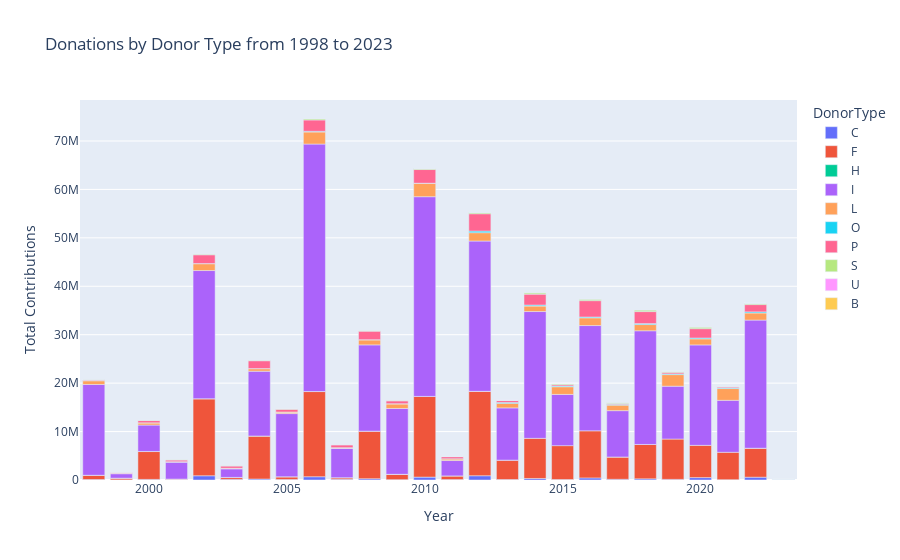

Source (notebook cell):
### Markdown cell above
## 3. Compare donation by donor and recipient types

### 3.1 Compare donation by donor types

### Code cell
grouped = contribution_df.groupby(['DonationYear', 'DonorType'])['TotalAmount'].sum().reset_index()

fig = px.bar(
    grouped,
    x='DonationYear',
    y='TotalAmount',
    color='DonorType',
    title='Donations by Donor Type from 1998 to 2023',
    labels={"DonationYear": "Year", "TotalAmount": "Total Contributions"},
)

fig.show()

### Figure 1 — Plotly figure (JSON) as saved in the notebook; plotly's stock layout.template omitted (floating-point values rounded to 4 significant figures)
{"data": [{"alignmentgroup": "True", "hovertemplate": "DonorType=C<br>Year=%{x}<br>Total Contributions=%{y}<extra></extra>", "legendgroup": "C", "marker": {"color": "#636efa", "pattern": {"shape": ""}}, "name": "C", "offsetgroup": "C", "orientation": "v", "showlegend": true, "textposition": "auto", "type": "bar", "x": [1998, 1999, 2000, 2001, 2002, 2003, 2004, 2005, 2006, 2007, 2008, 2009, 2010, 2011, 2012, 2013, 2014, 2015, 2016, 2017, 2018, 2019, 2020, 2021, 2022, 2023], "xaxis": "x", "y": [101200.0, 23160.0, 123600.0, 34680.0, 875400.0, 144800.0, 201600.0, 111900.0, 677100.0, 149800.0, 261300.0, 66096, 595600.0, 93030.0, 883400.0, 101900.0, 313700.0, 96550.0, 438300.0, 151600.0, 244300.0, 130200.0, 499800.0, 59730.0, 579700.0, 1310], "yaxis": "y"}, {"alignmentgroup": "True", "hovertemplate": "DonorType=F<br>Year=%{x}<br>Total Contributions=%{y}<extra></extra>", "legendgroup": "F", "marker": {"color": "#EF553B", "pattern": {"shape": ""}}, "name": "F", "offsetgroup": "F", "orientation": "v", "showlegend": true, "textposition": "auto", "type": "bar", "x": [1998, 1999, 2000, 2001, 2002, 2003, 2004, 2005, 2006, 2007, 2008, 2009, 2010, 2011, 2012, 2013, 2014, 2015, 2016, 2017, 2018, 2019, 2020, 2021, 2022, 2023], "xaxis": "x", "y": [874000.0, 354000.0, 5753000.0, 153000, 15900000.0, 388800.0, 8869000.0, 546400.0, 17590000.0, 322900.0, 9827000.0, 1106000.0, 16670000.0, 751600.0, 17430000.0, 3998000.0, 8291000.0, 7000000.0, 9715000.0, 4600000.0, 7093000.0, 8325000.0, 6655000.0, 5662000.0, 5982000.0, 0], "yaxis": "y"}, {"alignmentgroup": "True", "hovertemplate": "DonorType=H<br>Year=%{x}<br>Total Contributions=%{y}<extra></extra>", "legendgroup": "H", "marker": {"color": "#00cc96", "pattern": {"shape": ""}}, "name": "H", "offsetgroup": "H", "orientation": "v", "showlegend": true, "textposition": "auto", "type": "bar", "x": [1998, 1999, 2000, 2001, 2002, 2003, 2004, 2005, 2006, 2007, 2008, 2009, 2010, 2011, 2012, 2013, 2017, 2018, 2022, 2023], "xaxis": "x", "y": [0, 0, 17500, 0, 10000, 0, 12560.0, 5500, 4700, 1050, 0, 0, 0, 523.8, 1450, 350, 0, 0, 1750, 290], "yaxis": "y"}, {"alignmentgroup": "True", "hovertemplate": "DonorType=I<br>Year=%{x}<br>Total Contributions=%{y}<extra></extra>", "legendgroup": "I", "marker": {"color": "#ab63fa", "pattern": {"shape": ""}}, "name": "I", "offsetgroup": "I", "orientation": "v", "showlegend": true, "textposition": "auto", "type": "bar", "x": [1998, 1999, 2000, 2001, 2002, 2003, 2004, 2005, 2006, 2007, 2008, 2009, 2010, 2011, 2012, 2013, 2014, 2015, 2016, 2017, 2018, 2019, 2020, 2021, 2022, 2023], "xaxis": "x", "y": [18750000.0, 921700.0, 5453000.0, 3506000.0, 26470000.0, 1765000.0, 13380000.0, 13050000.0, 51090000.0, 6063000.0, 17810000.0, 13600000.0, 41230000.0, 3177000.0, 31030000.0, 10790000.0, 26180000.0, 10580000.0, 21740000.0, 9567000.0, 23470000.0, 10920000.0, 20740000.0, 10730000.0, 26450000.0, 79790.0], "yaxis": "y"}, {"alignmentgroup": "True", "hovertemplate": "DonorType=L<br>Year=%{x}<br>Total Contributions=%{y}<extra></extra>", "legendgroup": "L", "marker": {"color": "#FFA15A", "pattern": {"shape": ""}}, "name": "L", "offsetgroup": "L", "orientation": "v", "showlegend": true, "textposition": "auto", "type": "bar", "x": [1998, 1999, 2000, 2001, 2002, 2003, 2004, 2005, 2006, 2007, 2008, 2009, 2010, 2011, 2012, 2013, 2014, 2015, 2016, 2017, 2018, 2019, 2020, 2021, 2022, 2023], "xaxis": "x", "y": [784000.0, 92600.0, 451000.0, 83050, 1414000.0, 115900.0, 521500.0, 322000.0, 2493000.0, 111100.0, 1051000.0, 947400.0, 2762000.0, 329000.0, 1724000.0, 941300.0, 1137000.0, 1583000.0, 1596000.0, 1139000.0, 1283000.0, 2391000.0, 1249000.0, 2432000.0, 1467000.0, 1750], "yaxis": "y"}, {"alignmentgroup": "True", "hovertemplate": "DonorType=O<br>Year=%{x}<br>Total Contributions=%{y}<extra></extra>", "legendgroup": "O", "marker": {"color": "#19d3f3", "pattern": {"shape": ""}}, "name": "O", "offsetgroup": "O", "orientation": "v", "showlegend": true, "textposition": "auto", "type": "bar", "x": [1998, 1999, 2000, 2001, 2002, 2003, 2004, 2005, 2006, 2007, 2008, 2009, 2010, 2011, 2012, 2013, 2014, 2015, 2016, 2017, 2018, 2019, 2020, 2021, 2022, 2023], "xaxis": "x", "y": [9893, 0, 9150, 1181.0, 29600.0, 13520.0, 22925, 1500, 138600.0, 23520.0, 16760.0, 32360.0, 22830.0, 32750.0, 338000.0, 196900.0, 206400.0, 153000.0, 169600.0, 148300.0, 206600.0, 154900.0, 180200.0, 169400.0, 228700.0, 75420.0], "yaxis": "y"}, {"alignmentgroup": "True", "hovertemplate": "DonorType=P<br>Year=%{x}<br>Total Contributions=%{y}<extra></extra>", "legendgroup": "P", "marker": {"color": "#FF6692", "pattern": {"shape": ""}}, "name": "P", "offsetgroup": "P", "orientation": "v", "showlegend": true, "textposition": "auto", "type": "bar", "x": [1998, 1999, 2000, 2001, 2002, 2003, 2004, 2005, 2006, 2007, 2008, 2009, 2010, 2011, 2012, 2013, 2014, 2015, 2016, 2017, 2018, 2019, 2020, 2021, 2022, 2023], "xaxis": "x", "y": [146300.0, 146500.0, 466000.0, 359300.0, 1813000.0, 470100.0, 1619000.0, 577800.0, 2350000.0, 598200.0, 1778000.0, 601900.0, 2825000.0, 427000.0, 3577000.0, 409900.0, 2245000.0, 257100.0, 3381000.0, 168100.0, 2473000.0, 306900.0, 1927000.0, 205800.0, 1506000.0, 877.5], "yaxis": "y"}, {"alignmentgroup": "True", "hovertemplate": "DonorType=S<br>Year=%{x}<br>Total Contributions=%{y}<extra></extra>", "legendgroup": "S", "marker": {"color": "#B6E880", "pattern": {"shape": ""}}, "name": "S", "offsetgroup": "S", "orientation": "v", "showlegend": true, "textposition": "auto", "type": "bar", "x": [1998, 1999, 2000, 2001, 2002, 2003, 2004, 2005, 2006, 2007, 2008, 2009, 2010, 2011, 2012, 2013, 2014, 2015, 2016, 2017, 2018, 2019, 2020, 2021, 2022, 2023], "xaxis": "x", "y": [14520.0, 7699.0, 48150.0, 26900.0, 96150.0, 27940.0, 68770.0, 41380.0, 193400.0, 42420.0, 52460.0, 39790.0, 213700.0, 44850.0, 272800.0, 44590.0, 297000.0, 150900.0, 301800.0, 170200.0, 331500.0, 192800.0, 325900.0, 70510.0, 256900.0, 1000], "yaxis": "y"}, {"alignmentgroup": "True", "hovertemplate": "DonorType=U<br>Year=%{x}<br>Total Contributions=%{y}<extra></extra>", "legendgroup": "U", "marker": {"color": "#FF97FF", "pattern": {"shape": ""}}, "name": "U", "offsetgroup": "U", "orientation": "v", "showlegend": true, "textposition": "auto", "type": "bar", "x": [2007, 2010, 2011, 2012, 2013, 2016, 2019, 2022, 2023], "xaxis": "x", "y": [0, 1806.0, 1881.0, 0, 0, 818.9, 0, 837.5, 0], "yaxis": "y"}, {"alignmentgroup": "True", "hovertemplate": "DonorType=B<br>Year=%{x}<br>Total Contributions=%{y}<extra></extra>", "legendgroup": "B", "marker": {"color": "#FECB52", "pattern": {"shape": ""}}, "name": "B", "offsetgroup": "B", "orientation": "v", "showlegend": true, "textposition": "auto", "type": "bar", "x": [2010, 2011, 2012, 2013, 2014, 2017, 2018, 2019, 2020, 2021, 2022], "xaxis": "x", "y": [0, 2193.0, 0, 0, 0, 0, 0, 0, 0, 0, 0], "yaxis": "y"}], "layout": {"barmode": "relative", "legend": {"title": {"text": "DonorType"}, "tracegroupgap": 0}, "title": {"text": "Donations by Donor Type from 1998 to 2023"}, "xaxis": {"anchor": "y", "domain": [0, 1], "title": {"text": "Year"}}, "yaxis": {"anchor": "x", "domain": [0, 1], "title": {"text": "Total Contributions"}}}}
